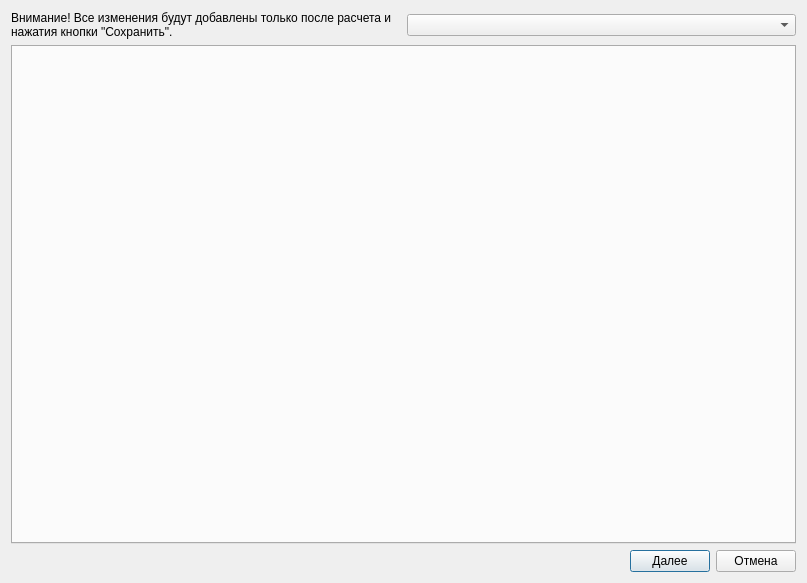
<?xml version="1.0" encoding="UTF-8"?>
<ui version="4.0">
 <class>TypePumpDialog</class>
 <widget class="QDialog" name="TypePumpDialog">
  <property name="geometry">
   <rect>
    <x>0</x>
    <y>0</y>
    <width>807</width>
    <height>583</height>
   </rect>
  </property>
  <property name="windowTitle">
   <string>Насосы</string>
  </property>
  <property name="sizeGripEnabled">
   <bool>false</bool>
  </property>
  <layout class="QVBoxLayout" name="verticalLayout_main">
   <item>
    <layout class="QHBoxLayout" name="horizontalLayout_top">
     <item>
      <widget class="QLabel" name="label_welcome">
       <property name="text">
        <string>Внимание! Все изменения будут добавлены только после расчета и нажатия кнопки &quot;Сохранить&quot;.</string>
       </property>
       <property name="wordWrap">
        <bool>true</bool>
       </property>
      </widget>
     </item>
     <item>
      <widget class="QComboBox" name="comboBox"/>
     </item>
    </layout>
   </item>
   <item>
    <widget class="QTabWidget" name="tabWidget">
     <property name="sizePolicy">
      <sizepolicy hsizetype="Expanding" vsizetype="Expanding">
       <horstretch>0</horstretch>
       <verstretch>0</verstretch>
      </sizepolicy>
     </property>
    </widget>
   </item>
   <item>
    <layout class="QHBoxLayout" name="horizontalLayout_bottom">
     <item>
      <spacer name="horizontalSpacer">
       <property name="orientation">
        <enum>Qt::Horizontal</enum>
       </property>
       <property name="sizeHint" stdset="0">
        <size>
         <width>0</width>
         <height>0</height>
        </size>
       </property>
      </spacer>
     </item>
     <item>
      <widget class="QPushButton" name="button_next">
       <property name="text">
        <string>Далее</string>
       </property>
      </widget>
     </item>
     <item>
      <widget class="QPushButton" name="button_cancel">
       <property name="text">
        <string>Отмена</string>
       </property>
      </widget>
     </item>
    </layout>
   </item>
  </layout>
 </widget>
 <resources/>
 <connections/>
</ui>
